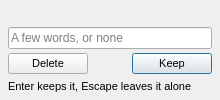
<?xml version="1.0" encoding="UTF-8"?>
<ui version="4.0">
 <class>NotePopover</class>
 <widget class="QWidget" name="NotePopover">
  <layout class="QVBoxLayout" name="outer_layout">
   <property name="spacing">
    <number>4</number>
   </property>
   <property name="leftMargin">
    <number>8</number>
   </property>
   <property name="topMargin">
    <number>6</number>
   </property>
   <property name="rightMargin">
    <number>8</number>
   </property>
   <property name="bottomMargin">
    <number>6</number>
   </property>
   <item>
    <widget class="QLabel" name="head">
     <property name="font">
      <font>
       <pointsize>8</pointsize>
      </font>
     </property>
    </widget>
   </item>
   <item>
    <layout class="QHBoxLayout" name="picker">
     <property name="spacing">
      <number>2</number>
     </property>
    </layout>
   </item>
   <item>
    <widget class="QLineEdit" name="field">
     <property name="placeholderText">
      <string>A few words, or none</string>
     </property>
    </widget>
   </item>
   <item>
    <layout class="QHBoxLayout" name="buttons">
     <property name="spacing">
      <number>4</number>
     </property>
     <item>
      <widget class="QPushButton" name="remove">
       <property name="font">
        <font>
         <pointsize>8</pointsize>
        </font>
       </property>
       <property name="text">
        <string>Delete</string>
       </property>
       <property name="toolTip">
        <string>Remove this note from the square</string>
       </property>
      </widget>
     </item>
     <item>
      <spacer name="spacer_buttons">
       <property name="orientation">
        <enum>Qt::Orientation::Horizontal</enum>
       </property>
       <property name="sizeHint" stdset="0">
        <size>
         <width>40</width>
         <height>20</height>
        </size>
       </property>
      </spacer>
     </item>
     <item>
      <widget class="QPushButton" name="keep">
       <property name="font">
        <font>
         <pointsize>8</pointsize>
        </font>
       </property>
       <property name="text">
        <string>Keep</string>
       </property>
       <property name="default">
        <bool>true</bool>
       </property>
      </widget>
     </item>
    </layout>
   </item>
   <item>
    <widget class="QLabel" name="hint">
     <property name="font">
      <font>
       <pointsize>8</pointsize>
      </font>
     </property>
     <property name="text">
      <string>Enter keeps it, Escape leaves it alone</string>
     </property>
    </widget>
   </item>
  </layout>
 </widget>
 <resources/>
 <connections/>
</ui>
